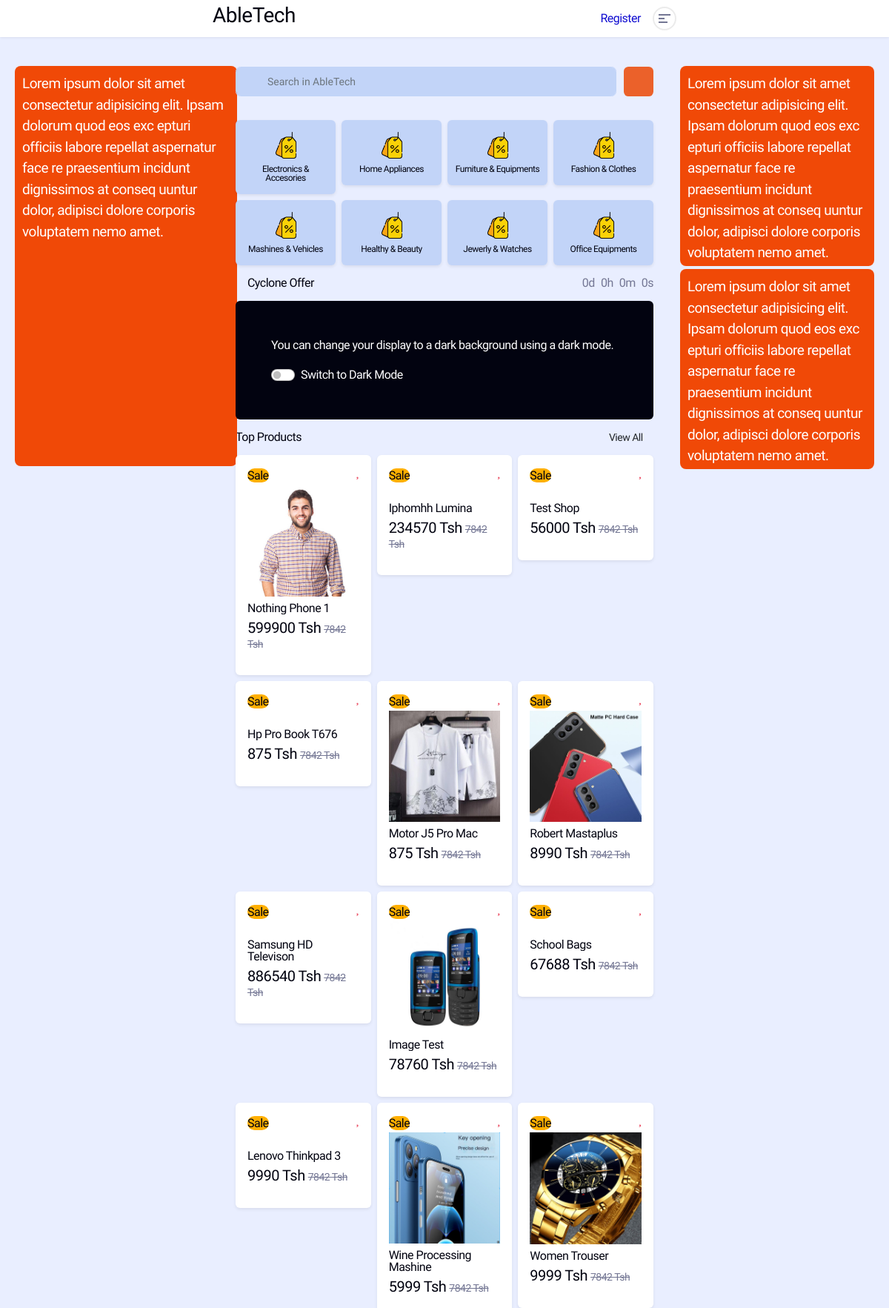
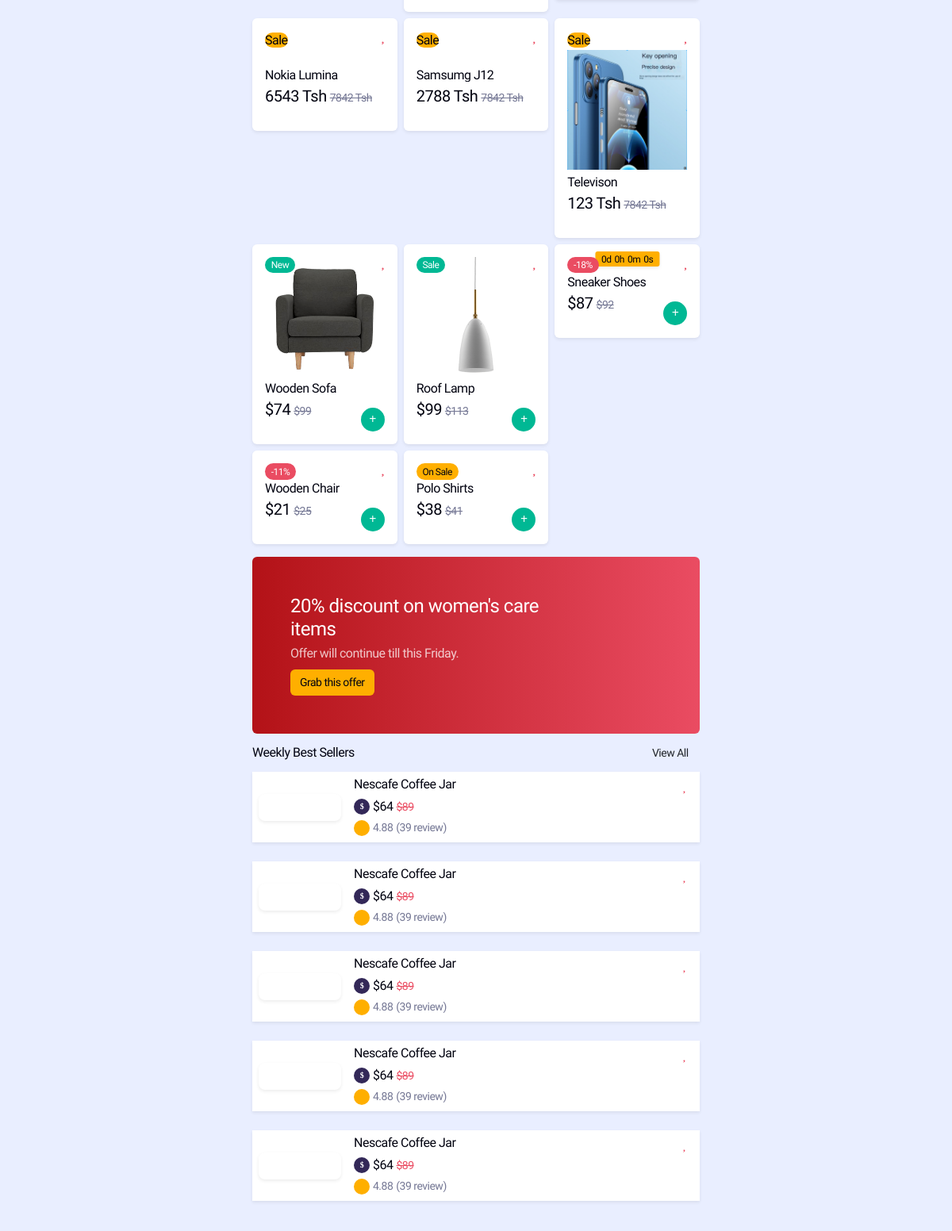
The page / (upper part) on the database its author committed (2 pictures, top to bottom).
### mainapp/models.py (models this page shows, shortened)
class Shop_Categories(models.Model):
    id = models.AutoField(
        primary_key=True, auto_created=True, verbose_name="CATEGORY ID")
    category_name = models.CharField(max_length=200)
    picture = models.ImageField(
        _("Picture"), upload_to='Category Pics', max_length=200, blank=True, null=True)
    class Meta:
        db_table = 'categories'
        verbose_name = "SHOP CATEGORY"
        verbose_name_plural = "SHOP CATEGORIES"

class Product(models.Model):
    id = models.AutoField(
        primary_key=True, auto_created=True, verbose_name="Product ID")
    shop_id = models.ForeignKey("Shops", verbose_name=_(
        "Shop ID"), on_delete=models.CASCADE, null=True)
    product_name = models.CharField(max_length=200)
    price = models.IntegerField(default=0, )
    posted_Date = models.DateTimeField(auto_now_add=True)
    description = models.TextField(blank=True)
    manufactured_Date = models.DateField()
    brand_name = models.CharField(max_length=200, null=True, blank=True)
    is_active = models.BooleanField(_("Active"), default=True)
    class Meta:
        db_table = 'products'
        verbose_name = "PRODUCT"
        verbose_name_plural = "PRODUCTS"

class Picture(models.Model):
    product_id = models.ForeignKey(
        Product, on_delete=models.CASCADE, verbose_name="PRODUCT ID", related_name='pictures')
    id = models.AutoField(
        primary_key=True, auto_created=True, verbose_name="PICTURE ID")
    picture_name = models.CharField(max_length=200, null=True, blank=True)
    product_picture = models.ImageField(
        upload_to='ProductPicture', blank=True)
    class Meta:
        db_table = 'product_pictures'
        verbose_name = "PRODUCT PICTURE"
        verbose_name_plural = "PRODUCT PICTURES"

### mainapp/views.py (the view)
# urls.py: 2. Add a URL to urlpatterns:  path('', views.home, name='home')
def home(request):
    top_5_products = Product.objects.all()[:5]
    featured_products = Product.objects.all().order_by('price')[:6]
    categories = Shop_Categories.objects.all()
    if  request.user.is_authenticated and request.user.type_Of_User == 'B':
        incomplete_order = Order.objects.filter(
                buyer_id__user_id = request.user.id, completed=False)
        for order in incomplete_order:
             cart_items = Cart.objects.filter(order=order).count()
    else:
        cart_items = 0
    top_products = Product.objects.all().order_by('-posted_Date')
    if request.method == 'GET':
        query = request.GET.get('search')
        if query is not None:
            lookup = Q(Q(product_name__icontains = query) |
                       Q(description__icontains = query)|
                       Q(price__icontains = query))
            top_products = Product.objects.filter(lookup)
    else:
        top_products = Product.objects.all()
    context = {
        'top_products': top_products, 'top_5_products':top_5_products,
        'featured_products':featured_products,'cart_items':cart_items,
        'categories':categories
        }
    return render(request, 'costomer/home.html', context)

### templates/costomer/home.html (shortened to what this page needs)
{% extends 'costomer/base.html' %}
{% block content %}
    {% load static %}
  <div class="page-content-wrapper">
    <div class="row">
       {% include 'costomer/left-bar.html' %}
        <div class="col-md-6">
    <div class="container">
      <div class="search-form pt-3 rtl-flex-d-row-r">
        <form action="" method="">
          <input class="form-control" type="search" name="search" placeholder="Search in AbleTech">
          <button type="submit"><i class="fa-solid fa-magnifying-glass"></i></button>
        </form>
        <div class="alternative-search-options">
          <div class="dropdown"><a class="btn btn-danger dropdown-toggle" id="altSearchOption" href="#" role="button"
              data-bs-toggle="dropdown" aria-expanded="false"><i class="fa-solid fa-sliders"></i></a>
          </div>
        </div>
      </div>
    </div>
        <div class="hero-wrapper">
          <div class="container">
            <div class="pt-3">
            </div>
          </div>
        </div>
    <div class="product-catagories-wrapper py-3">
        <div class="container">
          <div class="row g-2 rtl-flex-d-row-r">
        {% for category in categories %}
        <div class="col-3">
          <div class="card catagory-card active">
            <div class="card-body px-2">
              <a href="{% url 'category' category.id %}"
                ><img
                  src="static/costomer/img/core-img/price-tag.png"
                  alt=""
                /><span class="text-capitalize">{{category.category_name}}</span></a
              >
            </div>
          </div>
        </div>
        {% endfor %}
          </div>
        </div>
      </div>
        <div class="flash-sale-wrapper">
          <div class="container">
            <div class="section-heading d-flex align-items-center justify-content-between rtl-flex-d-row-r">
              <h6 class="d-flex align-items-center rtl-flex-d-row-r"><i
                  class="fa-solid fa-bolt-lightning me-1 text-danger lni-flashing-effect"></i>Cyclone Offer</h6>
              <ul class="sales-end-timer ps-0 d-flex align-items-center rtl-flex-d-row-r"
                data-countdown="2022/12/31 14:21:59">
                <li><span class="days">0</span>d</li>
                <li><span class="hours">0</span>h</li>
                <li><span class="minutes">0</span>m</li>
                <li><span class="seconds">0</span>s</li>
              </ul>
            </div>
          </div>
        </div>
        <div class="container">
          <div class="dark-mode-wrapper mt-3 bg-img p-4 p-lg-5">
            <p class="text-white">You can change your display to a dark background using a dark mode.</p>
            <div class="form-check form-switch mb-0">
              <label class="form-check-label text-white h6 mb-0" for="darkSwitch">Switch to Dark Mode</label>
              <input class="form-check-input" id="darkSwitch" type="checkbox" role="switch">
            </div>
          </div>
        </div>
        <div class="top-products-area py-3">
          <div class="container">
            <div class="section-heading d-flex align-items-center justify-content-between dir-rtl">
              <h6>Top Products</h6><a class="btn p-0" href="shop-grid.html">View All<i
                  class="ms-1 fa-solid fa-arrow-right-long"></i></a>
            </div>
            <div class="row g-2">
          {% for product in top_products %}
          <div class="col-6 col-md-4">
            <div class="card product-card">
              <div class="card-body">
                <span class="1badge rounded-pill badge-warning"
                  >Sale</span
                >
                <a class="wishlist-btn" href="#"
                  ><i class="fa-solid fa-heart"> </i
                ></a>
                <a
                  class="product-thumbnail d-block"
                  href="{% url 'product_details' product.id %}"
                >
                  <img
                    class="mb-2"
                    src="{{product.pictures.all.0.product_picture.url}}"
                    alt=""
                  />
                    </a
                >
                <a
                  class="product-title text-capitalize"
                  href="{% url 'product_details' product.id %} "
                  >{{product.product_name}}</a
                >
                <p class="sale-price">
                  {{product.price}} Tsh<span>7842 Tsh</span>
                </p>
                <div class="product-rating">
                  <i class="fa-solid fa-star"></i
                  ><i class="fa-solid fa-star"></i
                  ><i class="fa-solid fa-star"></i
                  ><i class="fa-solid fa-star"></i
                  ><i class="fa-solid fa-star"></i>
                </div>
              </div>
            </div>
          </div>
          {% endfor %}
              <div class="col-6 col-md-4">
                <div class="card product-card">
                  <div class="card-body">
                    <span class="badge rounded-pill badge-success">New</span>
                    <a class="wishlist-btn" href="#"><i class="fa-solid fa-heart"> </i></a>
                    <a class="product-thumbnail d-block" href="single-product.html"><img class="mb-2"
                        src="img/product/5.png" alt=""></a>
                    <a class="product-title" href="single-product.html">Wooden Sofa</a>
                    <p class="sale-price">$74<span>$99</span></p>
                    <div class="product-rating"><i class="fa-solid fa-star"></i><i class="fa-solid fa-star"></i><i
                        class="fa-solid fa-star"></i><i class="fa-solid fa-star"></i><i class="fa-solid fa-star"></i>
                    </div>
                    <a class="btn btn-success btn-sm" href="#"><i class="fa-solid fa-plus"></i></a>
                  </div>
                </div>
              </div>
              <div class="col-6 col-md-4">
                <div class="card product-card">
                  <div class="card-body">
                    <span class="badge rounded-pill badge-success">Sale</span>
                    <a class="wishlist-btn" href="#"><i class="fa-solid fa-heart"> </i></a>
                    <a class="product-thumbnail d-block" href="single-product.html"><img class="mb-2"
                        src="img/product/6.png" alt=""></a>
                    <a class="product-title" href="single-product.html">Roof Lamp</a>
                    <p class="sale-price">$99<span>$113</span></p>
                    <div class="product-rating"><i class="fa-solid fa-star"></i><i class="fa-solid fa-star"></i><i
                        class="fa-solid fa-star"></i><i class="fa-solid fa-star"></i><i class="fa-solid fa-star"></i>
                    </div>
                    <a class="btn btn-success btn-sm" href="#"><i class="fa-solid fa-plus"></i></a>
                  </div>
                </div>
              </div>
              <div class="col-6 col-md-4">
                <div class="card product-card">
                  <div class="card-body">
                    <span class="badge rounded-pill badge-danger">-18%</span>
                    <a class="wishlist-btn" href="#"><i class="fa-solid fa-heart"> </i></a>
                    <a class="product-thumbnail d-block" href="single-product.html"><img class="mb-2"
                      <ul class="offer-countdown-timer d-flex align-items-center shadow-sm"
                        data-countdown="2022/12/23 00:21:29">
                        <li><span class="days">0</span>d</li>
                        <li><span class="hours">0</span>h</li>
                        <li><span class="minutes">0</span>m</li>
                        <li><span class="seconds">0</span>s</li>
                      </ul>
                    </a>
                    <a class="product-title" href="single-product.html">Sneaker Shoes</a>
                    <p class="sale-price">$87<span>$92</span></p>
                    <div class="product-rating"><i class="fa-solid fa-star"></i><i class="fa-solid fa-star"></i><i
                        class="fa-solid fa-star"></i><i class="fa-solid fa-star"></i><i class="fa-solid fa-star"></i>
                    </div>
                    <a class="btn btn-success btn-sm" href="#"><i class="fa-solid fa-plus"></i></a>
                  </div>
                </div>
              </div>
              <div class="col-6 col-md-4">
                <div class="card product-card">
                  <div class="card-body">
                    <span class="badge rounded-pill badge-danger">-11%</span>
                    <a class="wishlist-btn" href="#"><i class="fa-solid fa-heart"></i></a>
                    <a class="product-thumbnail d-block" href="single-product.html"><img class="mb-2"
                        src="img/product/8.png" alt=""></a>
                    <a class="product-title" href="single-product.html">Wooden Chair</a>
                    <p class="sale-price">$21<span>$25</span></p>
                    <div class="product-rating"><i class="fa-solid fa-star"></i><i class="fa-solid fa-star"></i><i
                        class="fa-solid fa-star"></i><i class="fa-solid fa-star"></i><i class="fa-solid fa-star"></i>
                    </div>
                    <a class="btn btn-success btn-sm" href="#"><i class="fa-solid fa-plus"></i></a>
                  </div>
                </div>
              </div>
              <div class="col-6 col-md-4">
                <div class="card product-card">
                  <div class="card-body">
                    <span class="badge rounded-pill badge-warning">On Sale</span>
                    <a class="wishlist-btn" href="#"><i class="fa-solid fa-heart"></i></a>
                    <a class="product-thumbnail d-block" href="single-product.html"><img class="mb-2"
                        src="img/product/4.png" alt=""></a>
                    <a class="product-title" href="single-product.html">Polo Shirts</a>
                    <p class="sale-price">$38<span>$41</span></p>
                    <div class="product-rating"><i class="fa-solid fa-star"></i><i class="fa-solid fa-star"></i><i
                        class="fa-solid fa-star"></i><i class="fa-solid fa-star"></i><i class="fa-solid fa-star"></i>
                    </div>
                    <a class="btn btn-success btn-sm" href="#"><i class="fa-solid fa-plus"></i></a>
                  </div>
                </div>
              </div>
            </div>
          </div>
        </div>
        <div class="container">
          <div class="cta-text dir-rtl p-4 p-lg-5">
            <div class="row">
              <div class="col-9">
                <h4 class="text-white mb-1">20% discount on women's care items</h4>
                <p class="text-white mb-2 opacity-75">Offer will continue till this Friday.</p><a
                  class="btn btn-warning" href="#">Grab this offer</a>
              </div>
            </div><img src="img/bg-img/make-up.png" alt="">
          </div>
        </div>
        <div class="weekly-best-seller-area py-3">
          <div class="container">
            <div class="section-heading d-flex align-items-center justify-content-between dir-rtl">
              <h6>Weekly Best Sellers</h6><a class="btn p-0" href="shop-list.html">
                View All<i class="ms-1 fa-solid fa-arrow-right-long"></i></a>
            </div>
            <div class="row g-2">
              <div class="col-12 ">
            {% for product in top_5_products %}
            <div class="horizontal-product-card p-2 shadow-sm bg-white">
              <div class="d-flex align-items-center">
                <div class="product-thumbnail-side">
                  <a class="product-thumbnail shadow-sm d-block" href="single-product.html"><img
                      src="{% static 'costomer/img/product/18.png'%}" alt=""></a>
                </div>
                <div class="product-description">
                  <a class="wishlist-btn" href="#"><i class="fa-solid fa-heart"></i></a>
                  <a class="product-title d-block" href="single-product.html">Nescafe Coffee
                    Jar</a>
                  <p class="sale-price"><i class="fa-solid fa-dollar-sign"></i>$64<span>$89</span></p>
                  <div class="product-rating"><i class="fa-solid fa-star"></i>4.88 <span class="ms-1">(39
                      review)</span></div>
                </div>
              </div>
            </div>
            <br>
            {% endfor %}
              </div>
            </div>
          </div>
        </div>
      </div>
     {% include 'costomer/right-bar.html' %}
    </div>
    {% endblock  %}

### rows shown on the page
Shop_Categories: category_name "Electronics & Accesories"
Shop_Categories: category_name "Home Appliances"
Shop_Categories: category_name "Furniture & Equipments"
Shop_Categories: category_name "Fashion & Clothes"
Shop_Categories: category_name "Mashines & Vehicles"
Shop_Categories: category_name "Healthy & Beauty"
Shop_Categories: category_name "Jewerly & Watches"
Shop_Categories: category_name "Office Equipments"
Product: pictures.all.0.product_picture (picture), product_name "Nothing Phone 1", price "599900"
Product: product_name "Iphomhh Lumina", price "234570"
Product: product_name "Test Shop", price "56000"
Product: product_name "Hp Pro Book T676", price "875"
Product: pictures.all.0.product_picture (picture), product_name "Motor J5 Pro Mac", price "875"
Product: pictures.all.0.product_picture (picture), product_name "Robert Mastaplus", price "8990"
Product: product_name "Samsung HD Televison", price "886540"
Product: pictures.all.0.product_picture (picture), product_name "Image Test", price "78760"
Product: product_name "School Bags", price "67688"
Product: product_name "Lenovo Thinkpad 3", price "9990"
Product: pictures.all.0.product_picture (picture), product_name "Wine Processing Mashine", price "5999"
Product: pictures.all.0.product_picture (picture), product_name "Women Trouser", price "9999"
Product: product_name "Nokia Lumina", price "6543"
Product: product_name "Samsumg J12", price "2788"
Product: pictures.all.0.product_picture (picture), product_name "Televison", price "123"
